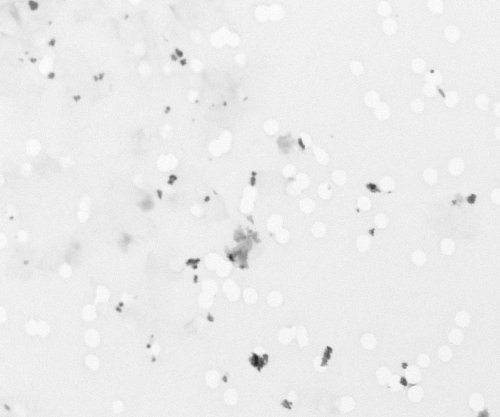
#> input picture images/TEM_filter_sample.jpg, 500 x 417 px, found by its file name
$ python gaussian_mixture_model.py
#> lines starting #> are read from the running program, lines starting #| are printed output that depends on the picture; after the words box and inside, x2 and y2 are one past the last pixel; in counts of white or black regions, pixels touching at a corner belong together
# -*- coding: utf-8 -*-
"""
Created on Fri Feb 14 14:17:47 2020

@author: ykrempp
"""

import numpy as np
import cv2

#get the image
img = cv2.imread('images/TEM_filter_sample.jpg')
#> img is the input picture: shape (417, 500, 3); min 35, max 255, mean 235.5

#format the image to one column
img2 = img.reshape((-1,3))

#define and fit the model
from sklearn.mixture import GaussianMixture as GMM

gmm_model = GMM(n_components=2, covariance_type='tied').fit(img2)

#get the labels with the predictions
gmm_labels = gmm_model.predict(img2)

#turn the labels bakc into an image
original_shape = img.shape
#> original_shape = (417, 500, 3)
segmented = gmm_labels.reshape(original_shape[0], original_shape[1])
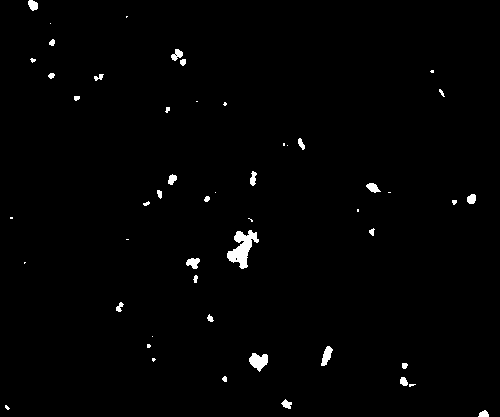
#> segmented: shape (417, 500) int64; values 0 (black) and 1 (white), 1.1% white; 51 white regions (20 under 20 px), largest, box (x1, y1, x2, y2) and area: (227, 230, 259, 269) 596, (249, 353, 268, 372) 232, (321, 346, 333, 366) 134

#save the image as tiff (will be binary, needs brightness contrast adjustment)

cv2.imwrite('segmented_gmm.tif', segmented)

#use aic or bic to determine the right number of parameters

comp_range = np.arange(1,10)

gmm_models = [GMM(n_components=n, covariance_type='tied').fit(img2) for n in comp_range]
#> gmm_models = 9 items

#plot the results

import matplotlib.pyplot as plt

fig, ax = plt.subplots(nrows=1, ncols=2, figsize=(20,10))
ax[0].plot(comp_range, [m.bic(img2) for m in gmm_models], c='red', marker='+')
ax[1].plot(comp_range, [m.aic(img2) for m in gmm_models], c='blue', ls='--', marker='o')
ax[0].set(title='BIC', xlabel='components', ylabel='penalty')
ax[1].set(title='AIC', xlabel='components', ylabel='penalty')
#

# NOTE: I was alerted by one of the viewers that m.bic part needs more explanation so here it is. Both BIC and AIC are included as built in methods as part of Scikit-Learn's  GaussianMixture. Therefore we do not need to import any other libraries to compute these. The way you compute them (for example BIC) is by fitting a GMM model and then calling the method BIC. In the video I tried to achieve multiple things in one single line, compute BIC for each GMM calculated by changing number of components and also to plot them. Let me elaborate...

# Instead of changing number of components in a loop let us compute one at a time, for example let us define n = 2. Then fit a gmm model for n=2 and then calculate BIC. The code would look like ...

# import numpy as np

# import cv2


# img = cv2.imread("alloy.jpg")

# img2 = img.reshape((-1,3))


# from sklearn.mixture import GaussianMixture as GMM


# n = 2

# gmm_model = GMM(n, covariance_type='tied').fit(img2)
# #The above line generates GMM model for n=2
# #Now let us call the bic method (or aic if you want).

# bic_value = gmm_model.bic(img2)  #Remember to call the same model name from above)
# print(bic_value)  #You should see bic for GMM model generated using n=2.
# #Do this exercise for different n values and plot them to find the minimum.


# Now, to explain m.bic, here are the lines I used in the video.
# n_components = np.arange(1,10)
# gmm_models = [GMM(n, covariance_type='tied').fit(img2) for n in n_components]
# plt.plot(n_components, [m.bic(img2) for m in gmm_models], label='BIC')

# Here, we are computing multiple GMM models each by changing n value from 1 to 10.
# Then, for each n value we are computing bic via m.bic(img2) where m is replaced by gmm_models for each of the model generated. Think of this as typing gmm_model.bic(img2) each time you change n and generate a new GMM model.

# I hope this explanation helps better understand the video content.
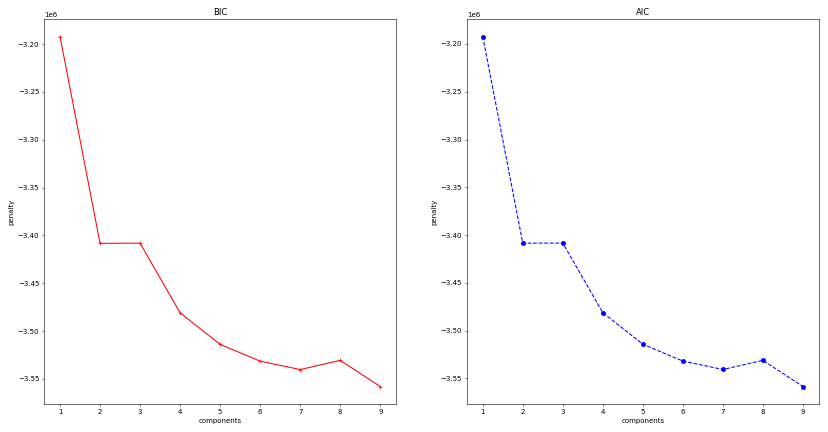
#> figure drawn by matplotlib, 2 panels
